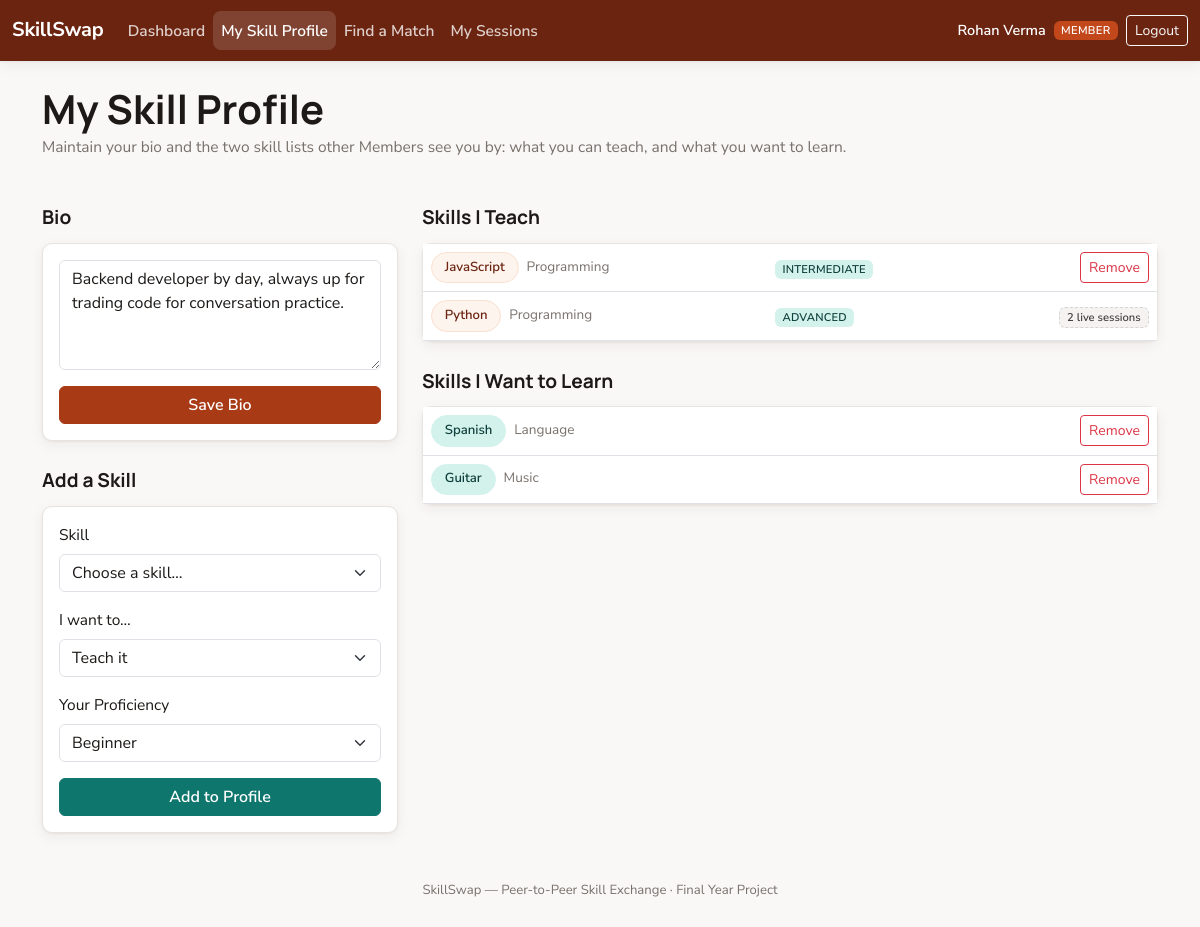
Screenshot of /index.php?route=member/profile (signed in) with the database file from the repository.
### tables this page shows
CREATE TABLE users (
    id            INT AUTO_INCREMENT PRIMARY KEY,
    name          VARCHAR(100) NOT NULL,
    email         VARCHAR(150) NOT NULL UNIQUE,
    password      VARCHAR(255) NOT NULL,
    role          ENUM('super_admin','member') NOT NULL DEFAULT 'member',
    status        ENUM('active','inactive') NOT NULL DEFAULT 'active',
    bio           VARCHAR(500) DEFAULT NULL,
    created_at    TIMESTAMP NOT NULL DEFAULT CURRENT_TIMESTAMP
);

CREATE TABLE member_skills (
    id                INT AUTO_INCREMENT PRIMARY KEY,
    user_id           INT NOT NULL,
    skill_id          INT NOT NULL,
    type              ENUM('teach','learn') NOT NULL,
    proficiency_level ENUM('beginner','intermediate','advanced','expert') DEFAULT NULL,
    created_at        TIMESTAMP NOT NULL DEFAULT CURRENT_TIMESTAMP,
    UNIQUE KEY uniq_member_skill_type (user_id, skill_id, type),
    FOREIGN KEY (user_id) REFERENCES users(id) ON DELETE CASCADE,
    FOREIGN KEY (skill_id) REFERENCES skills(id) ON DELETE CASCADE,
    INDEX idx_member_skills_skill (skill_id, type),
    INDEX idx_member_skills_user (user_id, type)
);

CREATE TABLE skills (
    id            INT AUTO_INCREMENT PRIMARY KEY,
    name          VARCHAR(100) NOT NULL UNIQUE,
    category      VARCHAR(60) NOT NULL,
    is_active     TINYINT(1) NOT NULL DEFAULT 1,
    created_at    TIMESTAMP NOT NULL DEFAULT CURRENT_TIMESTAMP
);

### app/controllers/MemberController.php (called while the page is built, shortened)
<?php
require_once __DIR__ . '/../models/User.php';
require_once __DIR__ . '/../models/MemberSkill.php';
require_once __DIR__ . '/../models/Session.php';
class MemberController
{
    public function profile(): void
    {
        $userId = Auth::id();
        $user = User::find($userId);
        $teaching = MemberSkill::forUser($userId, 'teach');
        $learning = MemberSkill::forUser($userId, 'learn');
        $levels = MemberSkill::levels();
        $lockedTeachSkills = Session::activeCountsByTeachSkill($userId);
        require __DIR__ . '/../views/member/profile.php';
    }
}

### public/index.php (called while the page is built, shortened)
<?php
require_once __DIR__ . '/../core/helpers.php';
require_once __DIR__ . '/../core/Database.php';
require_once __DIR__ . '/../core/Auth.php';
require_once __DIR__ . '/../app/models/User.php';
require_once __DIR__ . '/../app/models/MemberSkill.php';
require_once __DIR__ . '/../app/models/Session.php';
require_once __DIR__ . '/../app/controllers/MemberController.php';
$router = new Router();
$router->get('login', fn() => (new AuthController())->showLogin());
$router->post('login', fn() => (new AuthController())->login());
$router->post('logout', fn() => (new AuthController())->logout());
$router->get('register', fn() => (new AuthController())->showRegister());
$router->post('register', fn() => (new AuthController())->register());
$router->get('admin/dashboard', fn() => (new AdminController())->dashboard());
$router->get('admin/members', fn() => (new AdminController())->members());
$router->post('admin/members/status', fn() => (new AdminController())->memberStatus());
$router->get('admin/skills', fn() => (new AdminController())->skills());
$router->post('admin/skills/store', fn() => (new AdminController())->skillStore());
$router->post('admin/skills/update', fn() => (new AdminController())->skillUpdate());
$router->post('admin/skills/toggle', fn() => (new AdminController())->skillToggle());
$router->get('member/dashboard', fn() => (new MemberController())->dashboard());
$router->get('member/profile', fn() => (new MemberController())->profile());
$router->post('member/profile/bio', fn() => (new MemberController())->profileBio());
$router->post('member/skills/add', fn() => (new MemberController())->skillAdd());
$router->post('member/skills/remove', fn() => (new MemberController())->skillRemove());
$router->get('member/directory', fn() => (new MemberController())->directory());
$router->get('member/sessions', fn() => (new MemberController())->sessions());
$router->get('member/sessions/detail', fn() => (new SessionController())->detail());
$router->post('sessions/request', fn() => (new SessionController())->request());
$router->post('sessions/accept', fn() => (new SessionController())->accept());
$router->post('sessions/decline', fn() => (new SessionController())->decline());
$router->post('sessions/cancel', fn() => (new SessionController())->cancel());
$router->post('sessions/complete', fn() => (new SessionController())->complete());
$router->get('sessions/messages/poll', fn() => (new SessionController())->messagesPoll());
$router->post('sessions/messages/send', fn() => (new SessionController())->messagesSend());
$route = $_GET['route'] ?? '';
$router->dispatch($_SERVER['REQUEST_METHOD'], $route);

### core/Router.php (called while the page is built, shortened)
<?php
class Router
{
    private array $routes = ['GET' => [], 'POST' => []];
    public function get(string $route, callable $handler): void
    {
        $this->routes['GET'][$route] = $handler;
    }
    public function post(string $route, callable $handler): void
    {
        $this->routes['POST'][$route] = $handler;
    }
    public function dispatch(string $method, string $route): void
    {
        $handler = $this->routes[$method][$route] ?? null;
        try {
            $handler();
        } catch (Throwable $e) {
            error_log($e->getMessage());
            http_response_code(500);
            require __DIR__ . '/../app/views/errors/500.php';
        }
    }
}

### core/Auth.php (called while the page is built, shortened)
<?php
require_once __DIR__ . '/Database.php';
class Auth
{
    public static function id(): ?int
    {
        return $_SESSION['user_id'] ?? null;
    }
}

### core/Database.php (called while the page is built)
<?php
class Database
{
    private static ?PDO $instance = null;
    public static function connect(): PDO
    {
        if (self::$instance === null) {
            $config = require __DIR__ . '/../config/database.php';
            $dsn = sprintf(
                'mysql:host=%s;port=%d;dbname=%s;charset=%s',
                $config['host'],
                $config['port'],
                $config['database'],
                $config['charset']
            );
            self::$instance = new PDO($dsn, $config['username'], $config['password'], [
                PDO::ATTR_ERRMODE            => PDO::ERRMODE_EXCEPTION,
                PDO::ATTR_DEFAULT_FETCH_MODE => PDO::FETCH_ASSOC,
                PDO::ATTR_EMULATE_PREPARES   => false,
            ]);
        }
        return self::$instance;
    }
}

### app/models/User.php (called while the page is built, shortened)
<?php
class User
{
    public static function find(int $id): ?array
    {
        $stmt = Database::connect()->prepare('SELECT * FROM users WHERE id = ? LIMIT 1');
        $stmt->execute([$id]);
        $row = $stmt->fetch();
        return $row ?: null;
    }
}

### core/helpers.php (called while the page is built, shortened)
<?php
function e(?string $value): string
{
    return htmlspecialchars($value ?? '', ENT_QUOTES, 'UTF-8');
}
function proficiency_label(string $level): string
{
    return match ($level) {
        'beginner'     => 'Beginner',
        'intermediate' => 'Intermediate',
        'advanced'     => 'Advanced',
        'expert'       => 'Expert',
        default        => ucfirst($level),
    };
}

### app/models/MemberSkill.php (called while the page is built, shortened)
<?php
class MemberSkill
{
    public static function levels(): array
    {
        return self::LEVELS;
    }
    public static function forUser(int $userId, string $type): array
    {
        $stmt = Database::connect()->prepare(
            'SELECT ms.*, s.name AS skill_name, s.category AS skill_category, s.is_active AS skill_active
             FROM member_skills ms
             JOIN skills s ON s.id = ms.skill_id
             WHERE ms.user_id = ? AND ms.type = ?
             ORDER BY s.category, s.name'
        );
        $stmt->execute([$userId, $type]);
        return $stmt->fetchAll();
    }
}

### app/models/Session.php (called while the page is built, shortened)
<?php
class Session
{
    public static function activeCountsByTeachSkill(int $userId): array
    {
        $stmt = Database::connect()->prepare(
            "SELECT skill_id, COUNT(*) AS c
             FROM sessions
             WHERE recipient_id = ? AND status IN ('requested', 'confirmed')
             GROUP BY skill_id"
        );
        $stmt->execute([$userId]);
        $out = [];
        foreach ($stmt->fetchAll() as $row) {
            $out[(int)$row['skill_id']] = (int)$row['c'];
        }
        return $out;
    }
}

### app/views/member/profile.php (the view, shortened to what this page needs)
<?php require __DIR__ . '/../partials/header.php'; ?>
<?php require __DIR__ . '/../partials/navbar.php'; ?>
<div class="container py-4">
    <h1 class="page-title">My Skill Profile</h1>
    <p class="page-subtitle">Maintain your bio and the two skill lists other Members see you by: what you can teach, and what you want to learn.</p>
    <div class="row g-4">
        <div class="col-lg-4">
            <h2 class="section-title">Bio</h2>
            <div class="card">
                <div class="card-body">
                    <form method="POST" action="/index.php?route=member/profile/bio">
                        <textarea name="bio" class="form-control mb-3" rows="4" maxlength="500"
                                  placeholder="Tell other members a bit about yourself"><?= e($user['bio'] ?? '') ?></textarea>
                        <button type="submit" class="btn btn-burnt w-100">Save Bio</button>
                    </form>
                </div>
            </div>
            <h2 class="section-title">Add a Skill</h2>
            <div class="card">
                <div class="card-body">
                    <form method="POST" action="/index.php?route=member/skills/add" id="skillAddForm">
                        <div class="mb-3">
                            <label class="form-label">Skill</label>
                            <select name="skill_id" class="form-select" required>
                                <option value="">Choose a skill&hellip;</option>
                            </select>
                        </div>
                        <div class="mb-3">
                            <label class="form-label">I want to&hellip;</label>
                            <select name="type" class="form-select" id="skillTypeSelect" required>
                                <option value="teach">Teach it</option>
                            </select>
                        </div>
                        <div class="mb-3" id="proficiencyField">
                            <label class="form-label">Your Proficiency</label>
                            <select name="proficiency_level" class="form-select">
                                <?php foreach ($levels as $lvl): ?>
                                    <option value="<?= e($lvl) ?>"><?= proficiency_label($lvl) ?></option>
                                <?php endforeach; ?>
                            </select>
                        </div>
                        <button type="submit" class="btn btn-teal w-100">Add to Profile</button>
                    </form>
                </div>
            </div>
        </div>
        <div class="col-lg-8">
            <h2 class="section-title">Skills I Teach</h2>
            <?php if (!$teaching): ?>
                <div class="card"><div class="card-body text-muted">You haven't listed anything you can teach yet.</div></div>
            <?php else: ?>
                <div class="card">
                    <div class="card-body p-0">
                        <table class="table mb-0 align-middle">
                            <tbody>
                            <?php foreach ($teaching as $row): ?>
                                <tr>
                                    <td>
                                        <span class="skill-chip"><?= e($row['skill_name']) ?></span>
                                        <span class="text-muted small ms-1"><?= e($row['skill_category']) ?></span>
                                    </td>
                                    <td><span class="badge badge-proficiency"><?= proficiency_label($row['proficiency_level']) ?></span></td>
                                    <td class="text-end">
                                        <?php $live = $lockedTeachSkills[(int)$row['skill_id']] ?? 0; ?>
                                        <?php if ($live > 0): ?>
                                            <span class="badge badge-locked" title="Remove is locked while sessions depend on this skill">
                                                <?= $live ?> live session<?= $live === 1 ? '' : 's' ?>
                                            </span>
                                        <?php else: ?>
                                            <form method="POST" action="/index.php?route=member/skills/remove" class="d-inline">
                                                <button type="submit" class="btn btn-sm btn-outline-danger">Remove</button>
                                            </form>
                                        <?php endif; ?>
                                    </td>
                                </tr>
                            <?php endforeach; ?>
                            </tbody>
                        </table>
                    </div>
                </div>
            <?php endif; ?>
            <h2 class="section-title">Skills I Want to Learn</h2>
            <?php if (!$learning): ?>
                <div class="card"><div class="card-body text-muted">You haven't listed anything you want to learn yet.</div></div>
            <?php else: ?>
                <div class="card">
                    <div class="card-body p-0">
                        <table class="table mb-0 align-middle">
                            <tbody>
                            <?php foreach ($learning as $row): ?>
                                <tr>
                                    <td>
                                        <span class="skill-chip chip-teal"><?= e($row['skill_name']) ?></span>
                                        <span class="text-muted small ms-1"><?= e($row['skill_category']) ?></span>
                                    </td>
                                    <td class="text-end">
                                        <form method="POST" action="/index.php?route=member/skills/remove" class="d-inline">
                                            <button type="submit" class="btn btn-sm btn-outline-danger">Remove</button>
                                        </form>
                                    </td>
                                </tr>
                            <?php endforeach; ?>
                            </tbody>
                        </table>
                    </div>
                </div>
            <?php endif; ?>
        </div>
    </div>
</div>
<?php require __DIR__ . '/../partials/footer.php'; ?>

### rows the page displays
users: bio "Backend developer by day, always up for trading code for conversation practice."
member_skills: skill.name "JavaScript", skill.category "Programming", proficiency_level "INTERMEDIATE"
member_skills: skill.name "Python", skill.category "Programming", proficiency_level "ADVANCED", live "2"
member_skills: skill.name "Spanish", skill.category "Language"
member_skills: skill.name "Guitar", skill.category "Music"

### other values shown
$label "Dashboard"
$label "My Skill Profile"
$label "Find a Match"
$label "My Sessions"
Auth::name() "Rohan Verma"
form field proficiency_level "Beginner"
